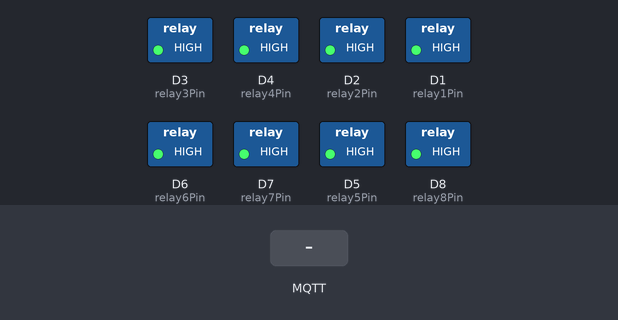
Recording of a program running on a simulated ESP8266 (NodeMCU). On the bench: switched loads named in the program (green lamp = pin HIGH). Inputs (shaded band) come from the test bench. WiFi joins after 1.5 s; servers stay silent unless stated; random numbers use the default seed unless the program sets one; no MQTT or app messages arrive unless stated; what the program prints to the serial monitor is not drawn.

Above: at 2.7 s.
2.8 s: MQTT message "r1_on" arrives on the first subscribed topic
At 4.2 s:
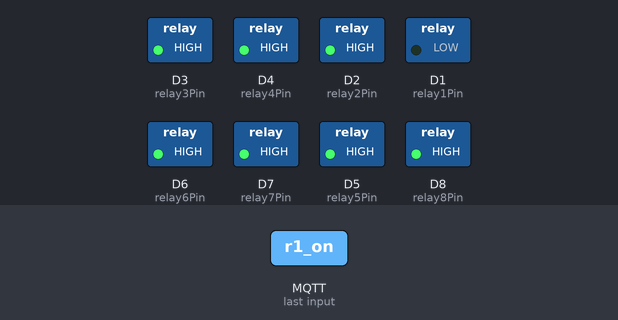
4.5 s: MQTT message "r2_on" arrives on the first subscribed topic
At 5.3 s:
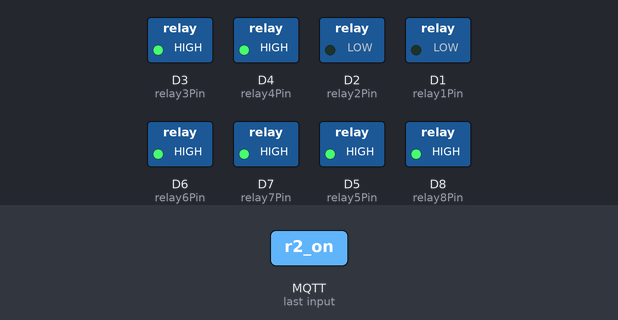
6.0 s: MQTT message "r1_off" arrives on the first subscribed topic
At 6.5 s:
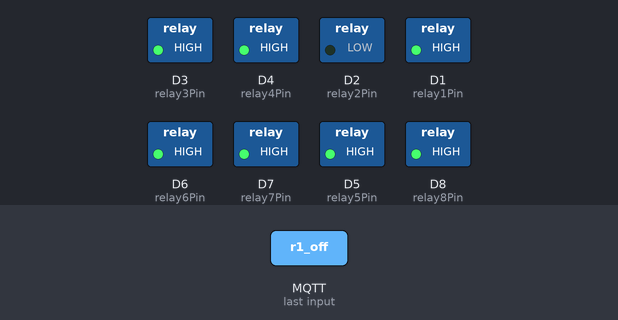
7.5 s: MQTT message "r3_on" arrives on the first subscribed topic
At 8.7 s:
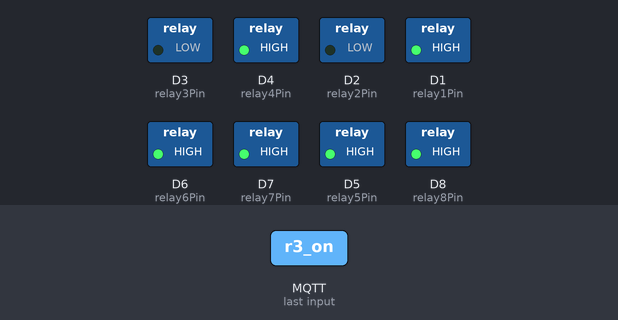
9.0 s: MQTT message "r2_off" arrives on the first subscribed topic
At 10.1 s:
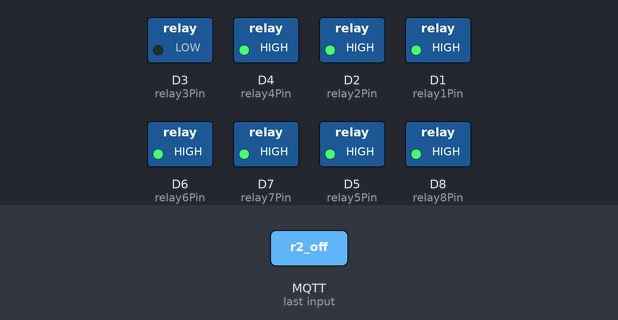
10.5 s: MQTT message "r4_on" arrives on the first subscribed topic
At 11.3 s:
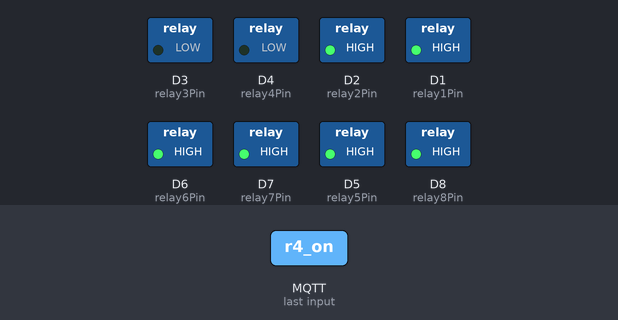
Timing chart, 0 to 13.0 s (numbered marks = the images above; inputs shaded):
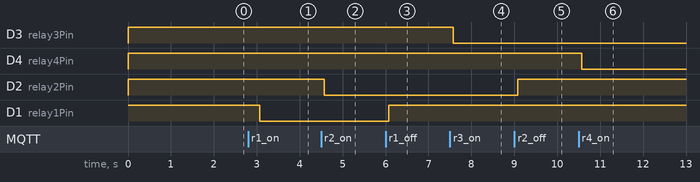

Measured:
- after the input at 2.8 s, D1 (relay1Pin): HIGH → LOW after 0.27 s
- after the input at 4.5 s, D2 (relay2Pin): HIGH → LOW after 0.07 s
- after the input at 6.0 s, D1 (relay1Pin): LOW → HIGH after 0.07 s
- after the input at 7.5 s, D3 (relay3Pin): HIGH → LOW after 0.07 s
- after the input at 9.0 s, D2 (relay2Pin): LOW → HIGH after 0.07 s
- after the input at 10.5 s, D4 (relay4Pin): HIGH → LOW after 0.08 s

The program:

main.cpp
```cpp
#include <Arduino.h>
#include <ESP8266WiFi.h>
#include <PubSubClient.h>

#define MAX_MSG_LEN (128)

const char* ssid = "Searching...";
const char* password = "l0nbr1g@9@c@";

const char* mqttServer = "10.0.0.49";
const int mqttPort = 1883;
const char* mqttUser = "";
const char* mqttPassword = "";
// const char *topic = "testTopic";
const char *topic = "sprinkler";


WiFiClient espClient;
PubSubClient client(espClient);

// Assigning relays to digital outputs

// int Tx_Pin = GPIO1;
// int Rx_Pin = GPIO3;
int relay1Pin = D1;
int relay2Pin = D2;
int relay3Pin = D3;
int relay4Pin = D4;
int relay5Pin = D5;
int relay6Pin = D6;
int relay7Pin = D7;
int relay8Pin = D8;

void setRelay1State(boolean state){
  digitalWrite (relay1Pin, !state);
  if (state) {
    client.publish("sprinkler", "r1_is_on");
  } else {
    client.publish("sprinkler", "r1_is_off");
  }
}

void setRelay2State(boolean state){
  digitalWrite (relay2Pin, !state);
  if (state) {
    client.publish("sprinkler", "r2_is_on");
  } else {
    client.publish("sprinkler", "r2_is_off");
  }
}

void setRelay3State(boolean state){
  digitalWrite (relay3Pin, !state);
  if (state) {
    client.publish("sprinkler", "r3_is_on");
  } else {
    client.publish("sprinkler", "r3_is_off");
  }
}

void setRelay4State(boolean state){
  digitalWrite (relay4Pin, !state);
  if (state) {
    client.publish("sprinkler", "r4_is_on");
  } else {
    client.publish("sprinkler", "r4_is_off");
  }
}

void setRelay5State(boolean state){
  digitalWrite (relay5Pin, !state);
  if (state) {
    client.publish("sprinkler", "r5_is_on");
  } else {
    client.publish("sprinkler", "r5_is_off");
  }
}

void setRelay6State(boolean state){
  digitalWrite (relay6Pin, !state);
  if (state) {
    client.publish("sprinkler", "r6_is_on");
  } else {
    client.publish("sprinkler", "r6_is_off");
  }
}

void setRelay7State(boolean state){
  digitalWrite (relay7Pin, !state);
  if (state) {
    client.publish("sprinkler", "r7_is_on");
  } else {
    client.publish("sprinkler", "r7_is_off");
  }
}

void setRelay8State(boolean state){
  digitalWrite (relay8Pin, !state);
  if (state) {
    client.publish("sprinkler", "r8_is_on");
  } else {
    client.publish("sprinkler", "r8_is_off");
  }
}

void callback(char *msgTopic, byte *msgPayload, unsigned int msgLength) {
  // copy payload to a static string
  static char message[MAX_MSG_LEN+1];
  if (msgLength > MAX_MSG_LEN) {
    msgLength = MAX_MSG_LEN;
  }
  strncpy(message, (char *)msgPayload, msgLength);
  message[msgLength] = '\0';

  Serial.printf("topic %s, message received: %s\n", msgTopic, message);

  // decode message
  if (strcmp(message, "r1_off") == 0) {
    setRelay1State(false);
  } else if (strcmp(message, "r1_on") == 0) {
    setRelay1State(true);
  }

  if (strcmp(message, "r2_off") == 0) {
    setRelay2State(false);
  } else if (strcmp(message, "r2_on") == 0) {
    setRelay2State(true);
  }

  if (strcmp(message, "r3_off") == 0) {
    setRelay3State(false);
  } else if (strcmp(message, "r3_on") == 0) {
    setRelay3State(true);
  }

  if (strcmp(message, "r4_off") == 0) {
    setRelay4State(false);
  } else if (strcmp(message, "r4_on") == 0) {
    setRelay4State(true);
  }

  if (strcmp(message, "r5_off") == 0) {
    setRelay5State(false);
  } else if (strcmp(message, "r5_on") == 0) {
    setRelay5State(true);
  }

  if (strcmp(message, "r6_off") == 0) {
    setRelay6State(false);
  } else if (strcmp(message, "r6_on") == 0) {
    setRelay6State(true);
  }

  if (strcmp(message, "r7_off") == 0) {
    setRelay7State(false);
  } else if (strcmp(message, "r7_on") == 0) {
    setRelay7State(true);
  }

  if (strcmp(message, "r8_off") == 0) {
    setRelay8State(false);
  } else if (strcmp(message, "r8_on") == 0) {
    setRelay8State(true);
  }

}

void connectMQTT() {
  // Wait until we're connected
  while (!client.connected()) {
    // Create a random client ID
    String clientId = "ESP8266-";
    clientId += String(random(0xffff), HEX);
    Serial.printf("MQTT connecting as client %s...\n", clientId.c_str());
    // Attempt to connect
    if (client.connect(clientId.c_str())) {
      Serial.println("MQTT connected");
      // Once connected, publish an announcement...
      client.publish(topic, "hello from ESP8266");
      // ... and resubscribe
      client.subscribe(topic);
    } else {
      Serial.printf("MQTT failed, state %s, retrying...\n", client.state());
      // Wait before retrying
      delay(2500);
    }
  }
}

void setup() {

  pinMode(relay1Pin, OUTPUT);
  pinMode(relay2Pin, OUTPUT);
  pinMode(relay3Pin, OUTPUT);
  pinMode(relay4Pin, OUTPUT);
  pinMode(relay5Pin, OUTPUT);
  pinMode(relay6Pin, OUTPUT);
  pinMode(relay7Pin, OUTPUT);
  pinMode(relay8Pin, OUTPUT);

  digitalWrite(relay1Pin, HIGH);
  digitalWrite(relay2Pin, HIGH);
  digitalWrite(relay3Pin, HIGH);
  digitalWrite(relay4Pin, HIGH);
  digitalWrite(relay5Pin, HIGH);
  digitalWrite(relay6Pin, HIGH);
  digitalWrite(relay7Pin, HIGH);
  digitalWrite(relay8Pin, HIGH);

  // Connect to WiFi network
  Serial.begin(9600);
  Serial.println();
  Serial.println();
  Serial.print("Connecting to ");
  Serial.println(ssid);

  WiFi.begin(ssid, password);

  while (WiFi.status() != WL_CONNECTED) {
    delay(500);
    Serial.print(".");
  }
  Serial.println("");
  Serial.println("WiFi connected");

  // Print the IP address
  Serial.print("Use this URL : ");
  Serial.print("http://");
  Serial.print(WiFi.localIP());
  Serial.println("/");

  client.setServer(mqttServer, mqttPort);
  client.setCallback(callback);

  while (!client.connected()) {
    Serial.println("Connecting to MQTT...");
    if (client.connect("ESP8266Client", mqttUser, mqttPassword )) {

      Serial.println("connected");

    } else {
      Serial.print("failed with state ");
      Serial.print(client.state());
      delay(2000);
    }
  }

  client.publish("sprinkler", "Hello from ESP8266");
  client.subscribe("sprinkler");
}


void loop() {
  if (!client.connected()){
    connectMQTT();
  }
  client.loop();
  delay(500);
}
```
